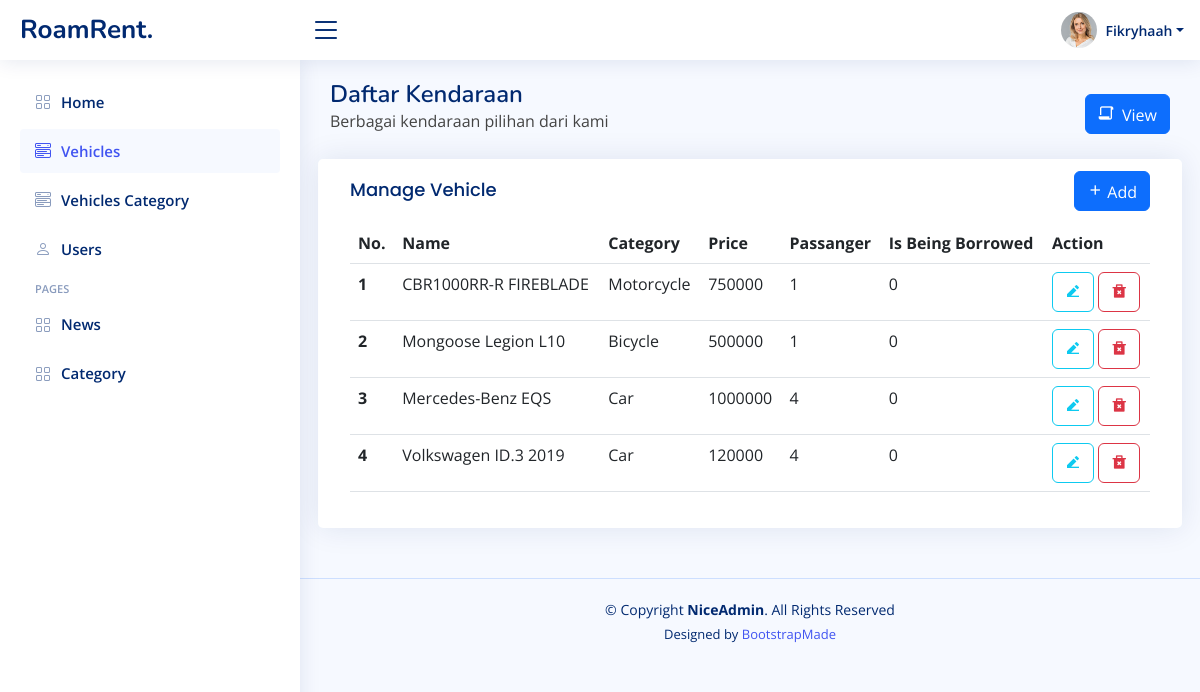
The page /vehicle-manage.php (signed in) on the database its author committed.
### tables this page shows
CREATE TABLE `vehicle` (
  `id` bigint(20) NOT NULL,
  `name` varchar(255) NOT NULL,
  `img_url` text DEFAULT NULL,
  `passanger` int(10) NOT NULL,
  `price` varchar(255) NOT NULL,
  `description` text NOT NULL,
  `is_borrow` tinyint(1) NOT NULL DEFAULT 0,
  `vehicle_category_id` bigint(20) NOT NULL
);

CREATE TABLE `vehicle_category` (
  `id` bigint(20) NOT NULL,
  `name` varchar(255) NOT NULL
);

### logics/auth-check.php (called while the page is built, shortened)
<?php
$auth_role = $_SESSION['role'];

### vehicle-manage.php (the view, shortened to what this page needs)
<!DOCTYPE html>
<html lang="en">
<head>
    <?php
    include("layout-head-import-nice.php");
    include 'logics/connect.php';
    include 'logics/auth-check.php';
    $sql = 'SELECT v.id,v.name,img_url,passanger,price,description,is_borrow,vc.name as vehicle_category FROM vehicle v LEFT JOIN vehicle_category vc ON v.vehicle_category_id = vc.id' ;
    $result = $conn->query($sql);
    ?>
</head>
<body>
    <?php include 'layout-header-nice.php'; ?>
<aside id="sidebar" class="sidebar">
<ul class="sidebar-nav" id="sidebar-nav">
  <li class="nav-item">
    <a class="nav-link collapsed" href="home.php">
      <i class="bi bi-grid"></i>
      <span>Home</span>
    </a>
  </li>
  <li class="nav-item">
    <a class="nav-link " href="vehicle.php">
      <i class="bi bi-menu-button-wide"></i>
      <span>Vehicles</span>
    </a>
  </li>
  <?php
  if (strcmp($auth_role, "admin") == 0) {
  ?>
    <li class="nav-item">
      <a class="nav-link collapsed" href="vehicle-category.php">
        <i class="bi bi-menu-button-wide"></i>
        <span>Vehicles Category</span>
      </a>
    </li>
  <?php
  }
  ?>
  <li class="nav-item">
    <a class="nav-link collapsed" href="users.php">
      <i class="bi bi-person"></i>
      <span>Users</span>
    </a>
  </li>
  <li class="nav-heading">Pages</li>
  <li class="nav-item">
    <a class="nav-link collapsed" href="blog.php">
      <i class="bi bi-grid"></i>
      <span>News</span>
    </a>
  </li>
  <li class="nav-item">
    <a class="nav-link collapsed" href="blog-category.php">
      <i class="bi bi-grid"></i>
      <span>Category</span>
    </a>
  </li>
</ul>
</aside>
    <main id="main" class="main">
        <div class="pagetitle">
            <div class="row">
                <div class="col">
                    <h1>Daftar Kendaraan</h1>
                    <nav>
                        <p>Berbagai kendaraan pilihan dari kami</p>
                    </nav>
                </div>
                <div class="col-2 d-flex justify-content-end align-items-center">
                    <a href="vehicle.php" class="btn btn-primary"><i class="ri-file-paper-2-line me-1"></i> View</a>
                </div>
            </div>
        </div>
        <section class="section">
            <div class="row">
                <div class="card">
                    <div class="card-body">
                        <div class="row">
                            <div class="col"><h5 class="card-title">Manage Vehicle</h5></div>
                            <div class="col-2 d-flex justify-content-end align-items-center">
                    <a href="vehicle-add-form.php" class="btn btn-primary"><i class="ri-add-fill me-1"></i>Add</a>
                </div>
                        </div>
                        <table class="table col">
                            <thead>
                                <tr>
                                    <th scope="col">No.</th>
                                    <th scope="col">Name</th>
                                    <th scope="col">Category</th>
                                    <th scope="col">Price</th>
                                    <th scope="col">Passanger</th>
                                    <th scope="col">Is Being Borrowed</th>
                                    <th scope="col">Action</th>
                                </tr>
                            </thead>
                            <tbody>
                                <?php
                                $i = 1;
                                while ($row = $result->fetch_assoc()) {
                                ?>
                                    <tr>
                                        <th scope="row"><?= $i ?></th>
                                        <td><?= $row['name'] ?></td>
                                        <td><?= $row['vehicle_category'] ?></td>
                                        <td><?= $row['price'] ?></td>
                                        <td><?= $row['passanger'] ?></td>
                                        <td><?= $row['is_borrow'] ?></td>
                                        <td>
                                            <a href="vehicle-edit.php?id='<?= $row["id"] ?>'"><button class="btn btn-outline-info alert-delete-confirm"><i class="ri-edit-2-fill"></i></button></a>
                                            <a href="logics/vehicle-delete.php?id='<?= $row["id"] ?>'"><button class="btn btn-outline-danger alert-delete-confirm"><i class="ri-delete-bin-2-fill"></i></button></a>
                                        </td>
                                    </tr>
                                <?php $i++;
                                } ?>
                            </tbody>
                        </table>
                    </div>
                </div>
            </div>
        </section>
    </main>
    <?php include 'layout-footer.php'; ?>
</body>
</html>

### assets/css/nice-style.css (style rules this page uses)
:root { scroll-behavior: smooth; }
body { font-family: "Open Sans", sans-serif; background: #f6f9ff; color: #444444; }
a { color: #4154f1; text-decoration: none; }
h1, h2, h3, h4, h5, h6 { font-family: "Nunito", sans-serif; }
#main { margin-top: 60px; padding: 20px 30px; transition: all 0.3s; }
.pagetitle { margin-bottom: 10px; }
.pagetitle h1 { font-size: 24px; margin-bottom: 0; font-weight: 600; color: #012970; }
.card { margin-bottom: 30px; border: none; border-radius: 5px; box-shadow: 0px 0 30px rgba(1, 41, 112, 0.1); }
.card-title { padding: 20px 0 15px 0; font-size: 18px; font-weight: 500; color: #012970; font-family: "Poppins", sans-serif; }
.card-body { padding: 0 20px 20px 20px; }
.sidebar { position: fixed; top: 60px; left: 0; bottom: 0; width: 300px; z-index: 996; transition: all 0.3s; padding: 20px; overflow-y: auto; scrollbar-width: thin; scrollbar-color: #aab7cf transparent; box-shadow: 0px 0px 20px rgba(1, 41, 112, 0.1); background-color: #fff; }
@media (min-width: 1200px) { #main, #footer { margin-left: 300px; } }
.sidebar-nav { padding: 0; margin: 0; list-style: none; }
.sidebar-nav li { padding: 0; margin: 0; list-style: none; }
.sidebar-nav .nav-item { margin-bottom: 5px; }
.sidebar-nav .nav-heading { font-size: 11px; text-transform: uppercase; color: #899bbd; font-weight: 600; margin: 10px 0 5px 15px; }
.sidebar-nav .nav-link { display: flex; align-items: center; font-size: 15px; font-weight: 600; color: #4154f1; transition: 0.3; background: #f6f9ff; padding: 10px 15px; border-radius: 4px; }
.sidebar-nav .nav-link i { font-size: 16px; margin-right: 10px; color: #4154f1; }
.sidebar-nav .nav-link.collapsed { color: #012970; background: #fff; }
.sidebar-nav .nav-link.collapsed i { color: #899bbd; }

### rows shown on the page
vehicle: name "CBR1000RR-R FIREBLADE", vehicle_category.name "Motorcycle", price "750000", passanger "1", is_borrow "0"
vehicle: name "Mongoose Legion L10", vehicle_category.name "Bicycle", price "500000", passanger "1", is_borrow "0"
vehicle: name "Mercedes-Benz EQS", vehicle_category.name "Car", price "1000000", passanger "4", is_borrow "0"
vehicle: name "Volkswagen ID.3 2019", vehicle_category.name "Car", price "120000", passanger "4", is_borrow "0"

### other values the page prints
$auth_name "Fikryhaah"
